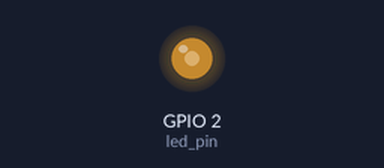
Simulated run of this program. Board: ESP32 board running MicroPython. Parts: output pins drawn as LEDs (lit = HIGH). What the program prints to the serial console is not drawn.

Above: at 0.05 s.
At 0.9 s:
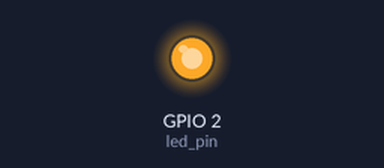
At 1.8 s:
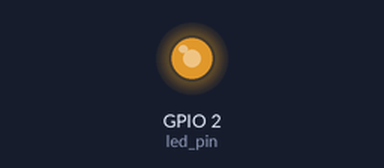
At 3.7 s:
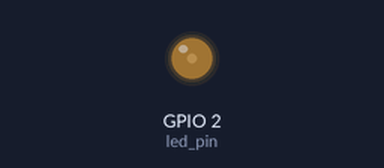
Timing chart, 0 to 5.2 s (numbered marks = the images above):
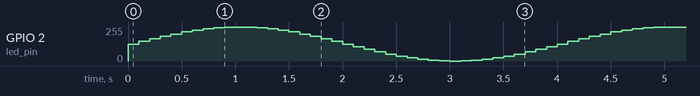

The program:

led_pwm_sine.py
```python
from machine import Pin, PWM
import math
import time

led_pin = Pin( 2 )
led = PWM( led_pin )
led.freq(1000)
wait = 100
print("sine")
while True :
    for i in range(40):
        duty = int( math.sin( i / 20 * math.pi) * 512 + 512 - 0.5 )
        #print( duty )
        led.duty( duty )
        time.sleep_ms( wait )
```
